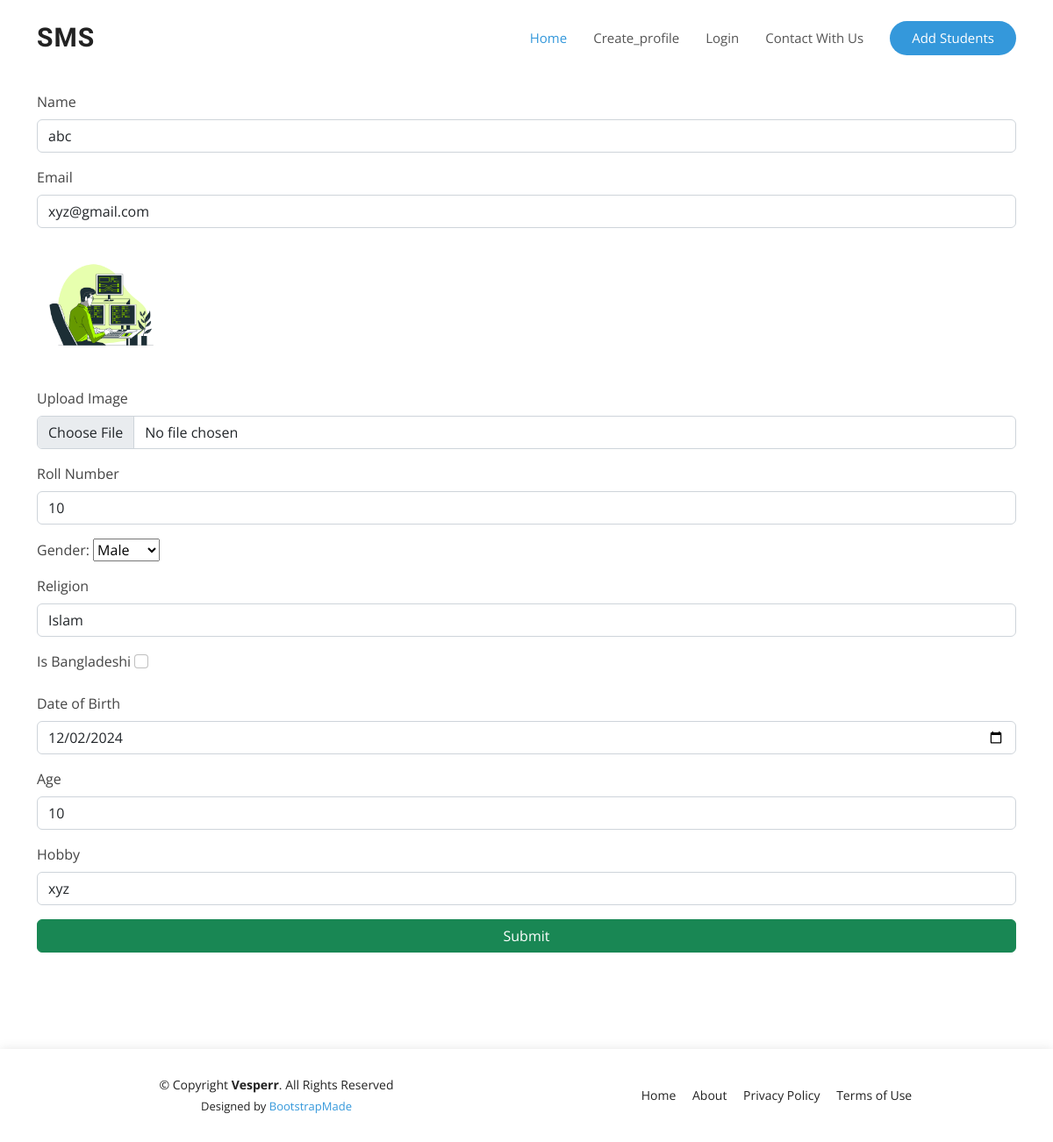
Screenshot of /update_proof/10/ with the database file from the repository.
### student_app/models.py (models this page shows, shortened)
class Student(models.Model):
    GENDER = [
    ("Male","Male"),
    ("Female","Female"),
    ("Others","Others"),
    ]
    RELIGION = [
    ("Islam","Islam"),
    ("Hindu","Hindu"),
    ("Christian","Christian"),
    ("Buddha","Buddha"),
    ("Atheist","Atheist"),
    ]
    prime_id = models.AutoField(primary_key=True,unique=True,editable=False,blank=False,null=False)
    name = models.CharField(max_length=50)
    email = models.EmailField(max_length=50)
    image = models.ImageField(upload_to='images/',default = "def.png")
    age = models.PositiveIntegerField()
    roll = models.IntegerField()
    religion = models.CharField(choices=RELIGION,max_length=50, null=True, blank=True)
    gender = models.CharField(choices=GENDER,max_length=50)
    date_of_birth = models.TextField()
    city = models.CharField(max_length=50,null=True)
    is_Bangladeshi = models.BooleanField(default = False)
    created_at = models.DateTimeField(auto_now_add=True)
    amount = models.DecimalField(max_digits=10,decimal_places=2,null=True)
    hobby = models.OneToOneField(Hobby,on_delete=models.CASCADE,null=True)
    subject = models.ManyToManyField(Subject)
    result = models.ManyToManyField(Result)

class Hobby(models.Model):
    name = models.CharField(max_length=50)
    def __str__(self):
        return self.name

### student_app/views.py (the view, shortened to what this page needs)
# urls.py: path('update_proof/<int:prime_id>/', update_proof, name='update_proof'),
def update_proof(request,prime_id):
    student= Student.objects.get(prime_id=prime_id)
    return render (request, 'update.html',{'stu':student})

### templates/update.html (shortened to what this page needs)
<!DOCTYPE html>
{% load static %}
<html lang="en">
  <head>
    <link href="{% static 'assets/vendor/aos/aos.css' %}" rel="stylesheet" />
    <link
      href="{% static 'assets/vendor/bootstrap/css/bootstrap.min.css' %}"
      rel="stylesheet"
    />
    <link
      href="{% static 'assets/vendor/bootstrap-icons/bootstrap-icons.css' %}"
      rel="stylesheet"
    />
    <link
      href="{% static 'assets/vendor/boxicons/css/boxicons.min.css' %}"
      rel="stylesheet"
    />
    <link
      href="{% static 'assets/vendor/glightbox/css/glightbox.min.css' %}"
      rel="stylesheet"
    />
    <link
      href="{% static 'assets/vendor/remixicon/remixicon.css' %}"
      rel="stylesheet"
    />
    <link
      href="{% static 'assets/vendor/swiper/swiper-bundle.min.css' %}"
      rel="stylesheet"
    />
    <link href="{% static 'assets/css/style.css' %}" rel="stylesheet" />
  </head>
<body>
    <div class="container">
        <header id="header" class="fixed-top d-flex align-items-center">
            <div class="container d-flex align-items-center justify-content-between">
              <div class="logo">
                <h1><a href="index.html">SMS</a></h1>
              </div>
              <nav id="navbar" class="navbar">
                <ul>
                  <li><a class="nav-link scrollto active" href="{% url 'home'%}">Home</a></li>
                  <li><a class="nav-link scrollto" href="{% url 'exam'%}">Create_profile</a></li>
                  <li><a class="nav-link scrollto" href="#services">Login</a></li>
                  <li>
                    <a class="nav-link scrollto" href="#contact">Contact With Us</a>
                  </li>
                  <li>
                    <a class="getstarted scrollto" href="#about">Add Students</a>
                  </li>
                </ul>
              </nav>
            </div>
          </header>
        <h1 class="text-center">Data entry form:</h1>
        <div class="pt-5">
            <form method="POST" enctype="multipart/form-data">
                <div class="mb-3">
                    <label for="name" class="form-label">Name</label>
                    <input type="text" value="{{stu.name}}" class="form-control" id="name" name="name" placeholder="Enter your name">
                </div>
                <div class="mb-3">
                    <label for="email" class="form-label">Email</label>
                    <input type="email" value="{{stu.email}}" class="form-control" id="email" name="email" placeholder="Enter your email">
                </div>
                <div class="mb-3">
                    <img style="height: 150px;width: 150px;" src="{{stu.image.url}}" alt="">
                </div>
                <div class="mb-3">
                    <label for="file" class="form-label">Upload Image</label>
                    <input type="file" class="form-control" id="file" name="file">
                </div>
                <div class="mb-3">
                    <label for="roll" class="form-label">Roll Number</label>
                    <input type="number" value="{{stu.roll}}" class="form-control" id="roll" name="roll" placeholder="Enter your roll">
                </div>
                <div class="mb-3">
                  <label for="gender">Gender:</label>
                  <select name="gender" id="gender">
                    <option value="Male">Male</option>
                  </select>
                </div>
                <div class="mb-3">
                    <label for="religion" class="form-label">Religion</label>
                    <input type="text" value="{{stu.religion}}" class="form-control"name="religion" placeholder="Your religion">
                </div>
                <div class="mb-3">
                    <label class="form-label">Is Bangladeshi</label>
                    <input type="checkbox" value="False" class="form-check-input" name="is_Bangladeshi">
                </div>
                <div class="mb-3">
                    <label class="form-label">Date of Birth</label>
                    <input type="date" value="{{stu.date_of_birth}}" class="form-control" name="date_of_birth">
                </div>
                <div class="mb-3">
                    <label for="age" class="form-label">Age</label>
                    <input type="number" value="{{stu.age}}" class="form-control" id="age" name="age" placeholder="Enter your age">
                </div>
                <div class="mb-3">
                    <label for="hobby" class="form-label">Hobby</label>
                    <input type="text" value="{{stu.hobby}}" class="form-control"  name="hobby" placeholder="Enter your hobby">
                </div>
                <button type="submit" class="btn btn-success w-100">Submit</button>
            </form>
        </div>
        <br>
        <button class="btn border-none"><a class="text-white" href="{% url 'first' %}">Go to data page</a></button><br><br><br>
          </div>
          <footer id="footer">
            <div class="container">
              <div class="row d-flex align-items-center">
                <div class="col-lg-6 text-lg-left text-center">
                  <div class="copyright">
                    &copy; Copyright <strong>Vesperr</strong>. All Rights Reserved
                  </div>
                  <div class="credits">
                    Designed by <a href="https://bootstrapmade.com/">BootstrapMade</a>
                  </div>
                </div>
                <div class="col-lg-6">
                  <nav class="footer-links text-lg-right text-center pt-2 pt-lg-0">
                    <a href="#intro" class="scrollto">Home</a>
                    <a href="#about" class="scrollto">About</a>
                    <a href="#">Privacy Policy</a>
                    <a href="#">Terms of Use</a>
                  </nav>
                </div>
              </div>
            </div>
          </footer>
        </body>
      </html>

### static/assets/css/style.css (style rules this page uses)
body { font-family: "Open Sans", sans-serif; color: #444444; }
a { color: #3498db; text-decoration: none; }
h1, h2, h3, h4, h5, h6 { font-family: "Raleway", sans-serif; }
#header { z-index: 997; transition: all 0.5s; padding: 22px 0; background: #fff; }
#header .logo h1 { font-size: 30px; margin: 0; padding: 0; line-height: 1; font-weight: 700; letter-spacing: 1px; }
#header .logo h1 a, #header .logo h1 a:hover { color: #222222; text-decoration: none; }
.navbar { padding: 0; }
.navbar ul { margin: 0; padding: 0; display: flex; list-style: none; align-items: center; }
.navbar li { position: relative; }
.navbar a, .navbar a:focus { display: flex; align-items: center; justify-content: space-between; padding: 10px 0 10px 30px; font-size: 15px; font-weight: 400; color: #555555; white-space: nowrap; transition: 0.3s; }
.navbar a:hover, .navbar .active, .navbar .active:focus, .navbar li:hover>a { color: #3498db; }
.navbar .getstarted, .navbar .getstarted:focus { background: #3498db; padding: 8px 25px; margin-left: 30px; border-radius: 50px; color: #fff; }
#footer { background: #fff; box-shadow: 0px 0px 12px 0px rgba(0, 0, 0, 0.1); padding: 30px 0; color: #222222; font-size: 14px; }
#footer .credits { font-size: 13px; padding-top: 5px; color: #222222; }
#footer .footer-links a { color: #222222; padding-left: 15px; }
#footer .footer-links a:first-child { padding-left: 0; }

### rows the page displays
Student: name "abc", email "xyz@gmail.com", image (picture), roll "10", religion "Islam", date_of_birth "12/02/2024", age "10", hobby "xyz"
